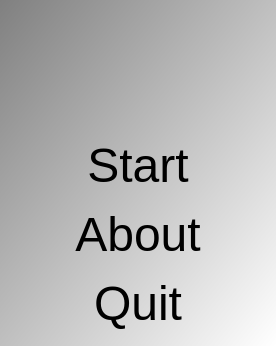
<?xml version="1.0" encoding="UTF-8"?>
<ui version="4.0">
 <class>QtQmakeWatcherMenuDialog</class>
 <widget class="QDialog" name="QtQmakeWatcherMenuDialog">
  <property name="geometry">
   <rect>
    <x>0</x>
    <y>0</y>
    <width>276</width>
    <height>346</height>
   </rect>
  </property>
  <property name="font">
   <font>
    <pointsize>20</pointsize>
   </font>
  </property>
  <property name="windowTitle">
   <string>qmake Watcher</string>
  </property>
  <property name="styleSheet">
   <string notr="true">QDialog { 
background-color: qlineargradient(x1: 0, y1: 0, x2: 1, y2: 1, stop: 0  #808080, stop: 1 #ffffff);
}
QPushButton { background-color: rgb(255, 255, 255);  }
QPushButton { color: rgb(0,0,0); }
QPushButton { font: 48px  }</string>
  </property>
  <layout class="QGridLayout" name="gridLayout">
   <item row="2" column="0">
    <widget class="QPushButton" name="button_about">
     <property name="text">
      <string>About</string>
     </property>
     <property name="flat">
      <bool>true</bool>
     </property>
    </widget>
   </item>
   <item row="3" column="0">
    <widget class="QPushButton" name="button_quit">
     <property name="text">
      <string>Quit</string>
     </property>
     <property name="flat">
      <bool>true</bool>
     </property>
    </widget>
   </item>
   <item row="1" column="0">
    <widget class="QPushButton" name="button_start">
     <property name="text">
      <string>Start</string>
     </property>
     <property name="flat">
      <bool>true</bool>
     </property>
    </widget>
   </item>
   <item row="0" column="0">
    <widget class="QLabel" name="label">
     <property name="text">
      <string/>
     </property>
     <property name="alignment">
      <set>Qt::AlignCenter</set>
     </property>
    </widget>
   </item>
  </layout>
 </widget>
 <tabstops>
  <tabstop>button_start</tabstop>
  <tabstop>button_about</tabstop>
  <tabstop>button_quit</tabstop>
 </tabstops>
 <resources/>
 <connections/>
</ui>
